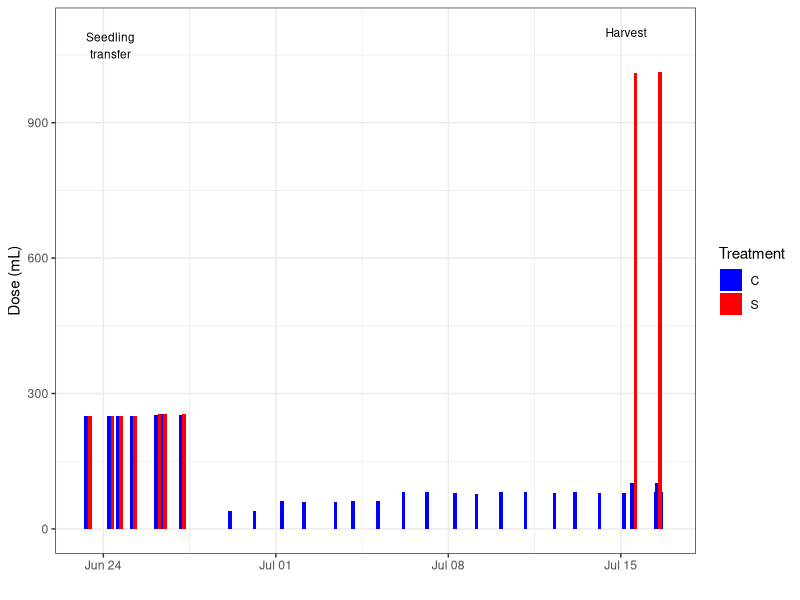
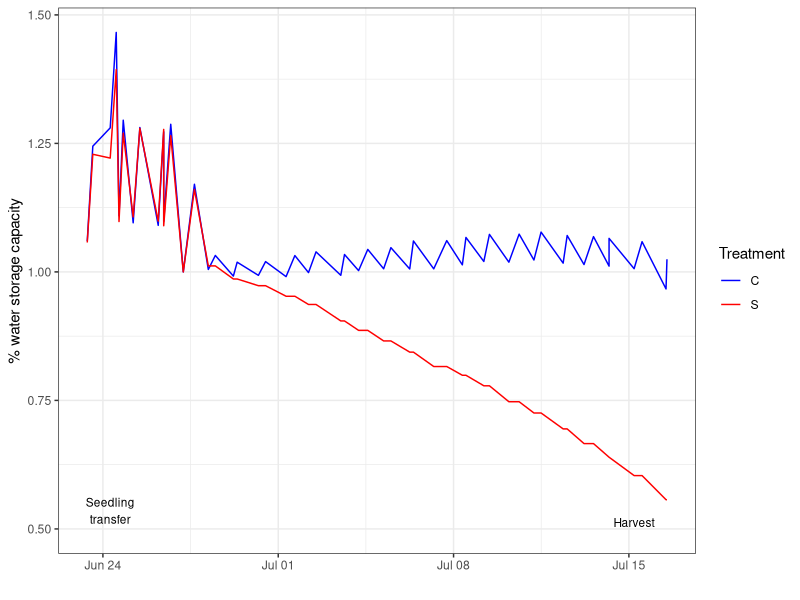

Reproduce these figures in R, in order. (Note: this script raises an error after producing the figures.)
### Script to analyze the water status and nutrient solution provisionning of the Rhizotubes
library(ggplot2)
library(ggpubr)
Sys.setlocale("LC_ALL", "English")


### I. Daily provision of nutrient solution
nutri <- read.csv("./data/raw_data/greenhouse_data/Daily_nutrient_solution_inputs.csv", header=T, sep=";", dec=",")
nutriC <- nutri[,c("date","C")]
colnames(nutriC)[2] <- "Dose"
nutriS <- nutri[c("date","S")]
colnames(nutriS)[2] <- "Dose"
nutri <- rbind(nutriC,nutriS)
nutri$Treatment <- c(rep("C",nrow(nutriC)), rep("S", nrow(nutriS)))
summary(nutri)
date_format <- "%d/%m/%Y %H:%M"
nutri$date <- as.POSIXct(nutri$date,format = date_format, tz = "GMT")
nutri$Treatment <- as.factor(nutri$Treatment)

p1 <- ggplot(data=nutri[which(nutri$date>=as.POSIXct("23/06/2019 9:00",format = date_format, tz = "GMT")),], aes(x=date, y=Dose, fill=Treatment))+
  geom_bar(position = position_dodge(), stat="identity", width=25000)+
  scale_fill_manual(values=c("blue","red"))+
  labs(y="Dose (mL)",x="")+
  annotate(geom="text",
           x=as.POSIXct("24/06/2019 7:00",format = date_format, tz = "GMT"),
           y=1100,
           label="Seedling\ntransfer",
           color="black",
           size=3,
           vjust=1)+
  annotate(geom="text",
           x=as.POSIXct("15/07/2019 5:00",format = date_format, tz = "GMT"),
           y=1100,
           label="Harvest",
           color="black",
           size=3)+
  theme_bw()


### II. Dynamic water status of the Rhizotubes (average over all Rhizotubes)
water <- read.table("./data/raw_data/greenhouse_data/Average_water_storage.csv", header=T, sep=";", dec=",")
waterC <- water[,c("date","C")]
colnames(waterC)[2] <- "water_status"
waterS <- water[c("date","S")]
colnames(waterS)[2] <- "water_status"
water <- rbind(waterC,waterS)
water$Treatment <- c(rep("C",nrow(waterC)), rep("S", nrow(waterS)))
summary(water)
date_format <- "%d/%m/%y %H:%M"
water$date <- as.POSIXct(water$date,format = date_format, tz = "GMT")

p2 <- ggplot(aes(x=date, y=water_status, color=Treatment), data=water[which(water$date>=as.POSIXct("23/6/19 9:00",format = date_format, tz = "GMT")),])+
  geom_line()+
  scale_color_manual(values=c("blue","red"))+
  labs(y="% water storage capacity",x="")+
  annotate(geom="text",
           x=as.POSIXct("24/6/19 7:00",format = date_format, tz = "GMT"),
           y=0.5,
           label="Seedling\ntransfer",
           color="black",
           size=3,
           vjust=-0.2)+
  annotate(geom="text",
           x=as.POSIXct("15/7/19 5:00",format = date_format, tz = "GMT"),
           y=0.5,
           label="Harvest",
           color="black",
           size=3,
           vjust=-0.2)+
  theme_bw()


plot_grid(plotlist=list(p1,p2),
          nrow=2,
          ncol=1,
          labels=c("(a)","(b)"),
          label_fontface = "bold",
          label_size = 11,
          align="v",
          label_x = 0.00,
          hjust=0)
          
ggsave("./outputs/plots/FigS1_rhizotube_monitoring.pdf", dpi=300, height=5, width=6)
